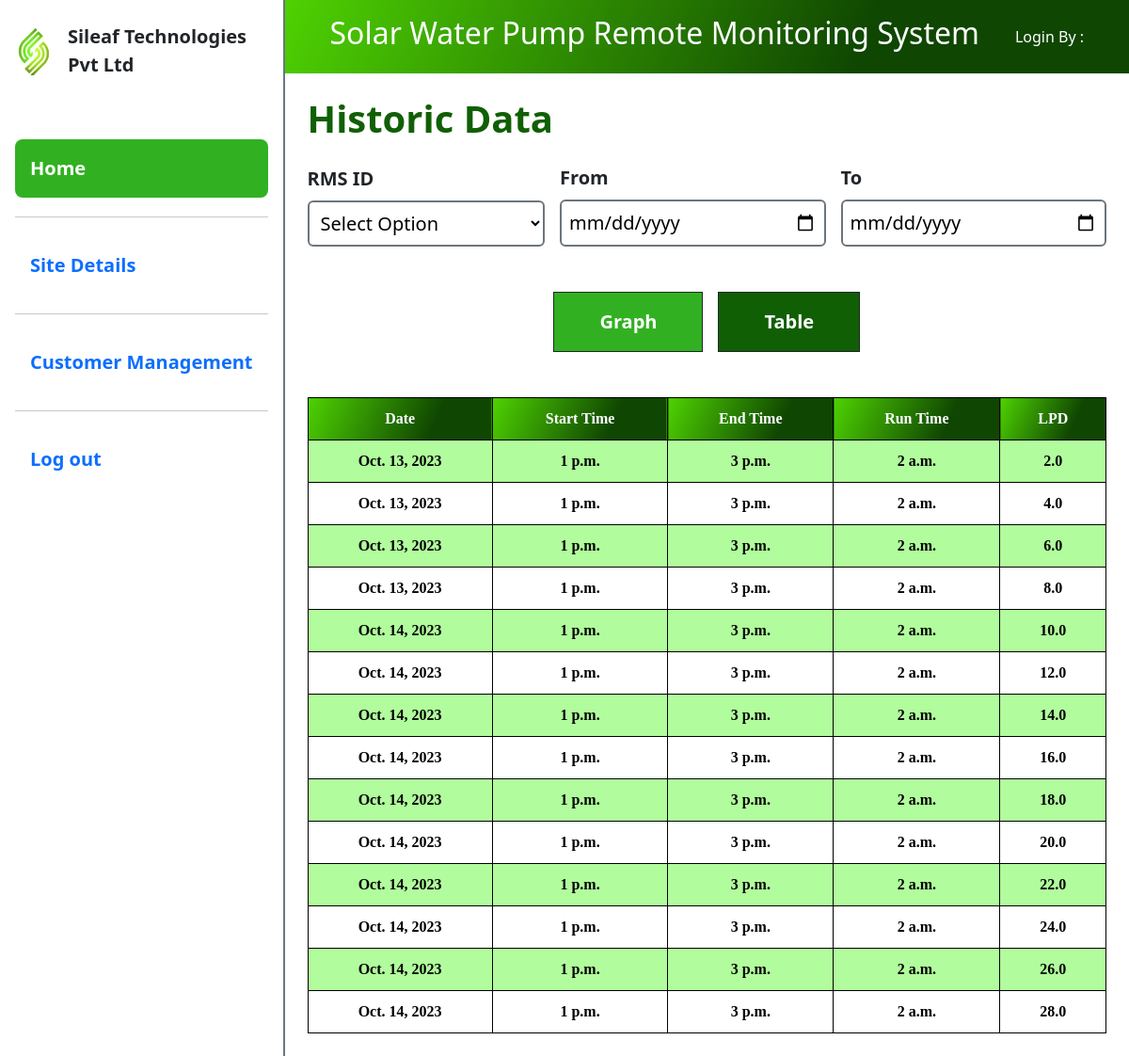
/history_table/rms/, run on an earlier commit of the app's database.
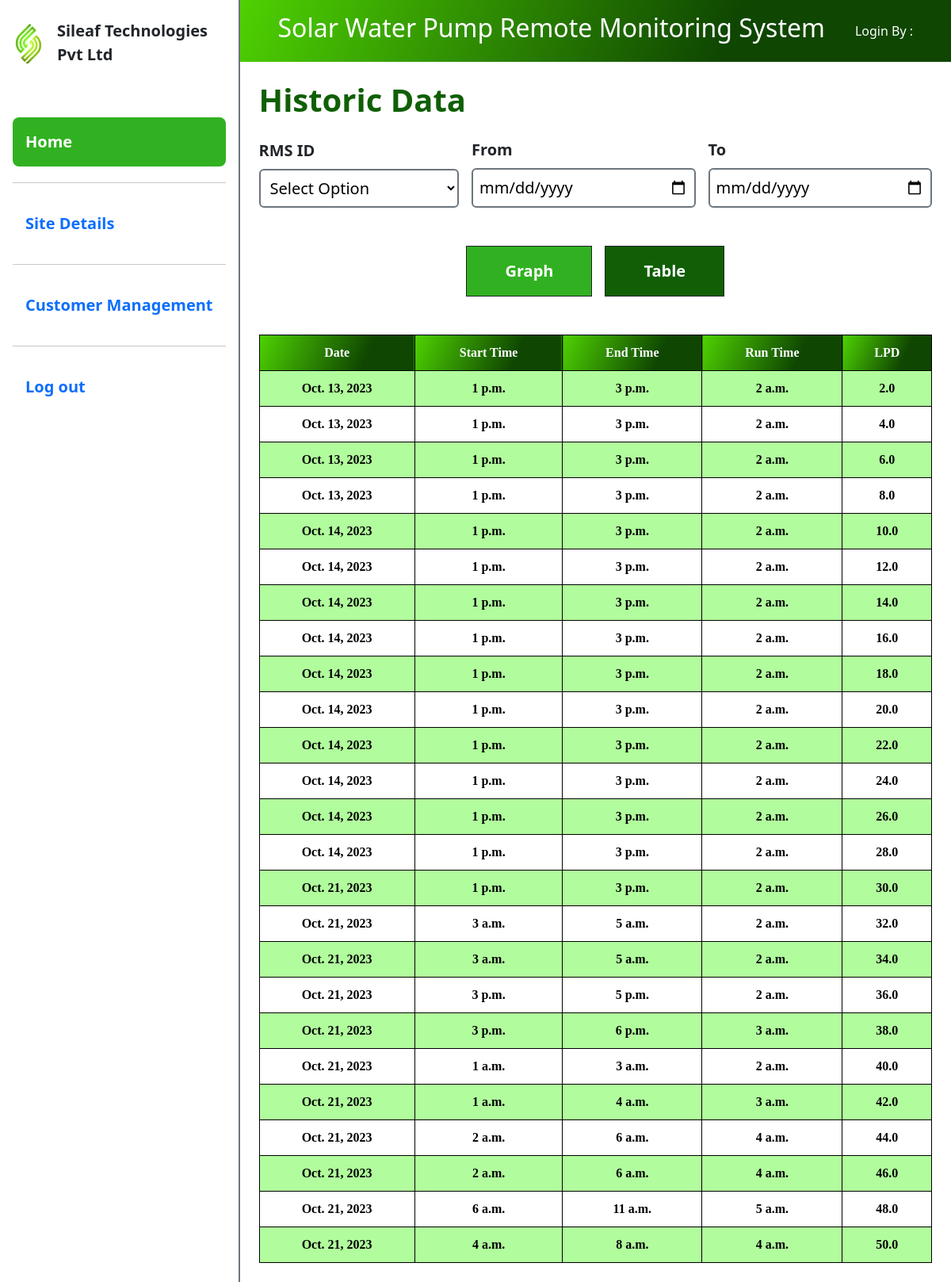
And on a later commit of the database.
### node/models.py (models this page shows)
class water_tank_records(models.Model): # this is for storing one all post request
    rms = models.CharField(max_length=300,blank=True,null=True)
    cumulative_lpd = models.FloatField(max_length=300,blank=True,null=True)
    current_lpm = models.FloatField(max_length=300,blank=True,null=True)
    voltage = models.FloatField(max_length=300,blank=True,null=True)
    current = models.FloatField(max_length=300,blank=True,null=True)
    power = models.FloatField(max_length=300,blank=True,null=True)
    wattage = models.FloatField(max_length=300,blank=True,null=True)
    present_lpm = models.FloatField(max_length=300,blank=True,null=True)
    start_time = models.TimeField(blank=True,null=True)
    stop_time = models.TimeField(blank=True,null=True)
    run_time_today = models.TimeField(blank=True,null=True)
    signal_strength = models.CharField(max_length=300,blank=True,null=True)
    time = models.TimeField(auto_now=True,blank=True,null=True)
    date = models.DateField(auto_now=True,blank=True,null=True)

### node/views.py (the view)
# urls.py: path("history_table/<str:rms>/",views.history_table,name='history_table'),
def history_table(request,rms):
    data =  water_tank_records.objects.filter(rms=rms).reverse()
    data2 =  water_tank.objects.all()
    return render(request,'tableHistoricData.html',{"data":data,"data2":data2})

### templates/tableHistoricData.html (shortened to what this page needs)
{% load static %}
<!DOCTYPE html>
<html lang="en">
<head>
  <link rel="stylesheet" href="{% static 'styles.css' %}">
  <link href="https://cdn.jsdelivr.net/npm/bootstrap@5.3.2/dist/css/bootstrap.min.css" rel="stylesheet" />
</head>
<body>
  <div class="container-fluid d-flex flex-column flex-md-row p-0" style="min-height: 100vh;">
    <div class="w-auto flex-lg-shrink-0 d-flex flex-column gap-5 px-3 py-2 border border-2 border-start-0 border-top-0 border-bottom-0 border-secondary">
      <div class="w-100 d-flex gap-3 align-items-center">
        <div class="w-100 d-flex align-items-center justify-content-between gap-3">
          <div class="d-flex align-items-center gap-3 py-3">
            <img class="" style="width: 40px;" src="{% static 'images/logo.jpg' %}" alt="Icon">
            <span class="fs-5 fw-bold">Sileaf Technologies <br> Pvt Ltd</span>
          </div>
        </div>
      </div>
      <nav id="nav" class="w-100 d-none d-md-flex flex-column gap-1 py-3 py-md-0">
        <a href="/" class="active d-flex d-md-block py-0 py-md-3 px-3 text-decoration-none rounded-3"><span class="w-100 py-3 fw-semibold fs-5">Home</span></a>
        <hr>
        <a href="/site_details" class="d-flex d-md-block py-0 py-md-3 px-3 text-decoration-none rounded-3"><span class="w-100 py-3 fw-semibold fs-5">Site Details</span></a>
        <hr>
        <a href="/costumer_management/" class="d-flex d-md-block py-0 py-md-3 px-3 text-decoration-none rounded-3"><span class="w-100 py-3 fw-semibold fs-5">Customer Management</span></a>
        <hr>
        <a href="/logout" class="d-flex d-md-block py-0 py-md-3 px-3 text-decoration-none rounded-3"><span class="w-100 py-3 fw-semibold fs-5">Log out</span></a>
      </nav>
    </div>
    <div class="w-100 h-100" style="max-height: 100vh; overflow-y: scroll;">
      <div class="100">
        <div class="w-100 d-md-flex align-items-center justify-content-between gap-3 py-3 px-3 px-md-5 text-white" style="background: linear-gradient(114.3deg, rgb(78, 209, 2) 0.2%, rgb(15, 70, 1) 68.5%);">
            <h2>Solar Water Pump Remote Monitoring System</h2>
            <div>
              <span class="fw-medium">Login By : </span> {{request.user.username}} <br> </div>
        </div>
      </div>
      <div class="w-100 p-4">
        <div class="w-100">
          <h2 class="w-100 fs-1 fw-semibold mb-4" style="color: #105f05;">Historic Data</h2>
          <div class="w-100 d-flex align-items-center gap-3 justify-content-between flex-wrap mb-5">
            <div class="flex-grow-1 d-flex flex-column gap-2">
              <label class="fs-5 fw-semibold" for="rms-selector">RMS ID</label>
              <select class="bg-white border border-2 border-secondary p-2 rounded-2 fs-5" placeholder="RMS ID" id="rms-selector">
                <option aria-placeholder="" value="Select Option" disabled selected>Select Option</option>
              </select>
            </div>
            <div class="flex-grow-1 d-flex flex-column gap-2">
              <label class="fs-5 fw-semibold" for="start_date">From</label>
              <input class="bg-white border border-2 border-secondary p-2 rounded-2 fs-5" type="date" class="RMSIDInput" id="start_date">
            </div>
            <div class="flex-grow-1 d-flex flex-column gap-2">
              <label class="fs-5 fw-semibold" for="stop_date">To</label>
              <input class="bg-white border border-2 border-secondary p-2 rounded-2 fs-5" type="date" class="RMSIDInput" id="stop_date">
            </div>
          </div>
          <div class="w-100 d-flex justify-content-center gap-3 mb-5">
            <a class="p-3 px-5 border border-1 border-dark fw-semibold fs-5 text-decoration-none text-white" style="background-color: #31b121; cursor: pointer;" id="btn-search-graph">Graph</a>
            <a class="p-3 px-5 border border-1 border-dark fw-semibold fs-5 text-decoration-none text-white" style="background-color: #105f05; cursor: pointer;" id="btn-search">Table</a>
          </div>
          <div class="w-100 table-responsive">
            <table class="w-100 tableData mx-0">
              <tr>
                <th>Date</th>
                <th>Start Time</th>
                <th>End Time</th>
                <th>Run Time</th>
                <th>LPD</th>
              </tr>
              {% for i in data %}
              <tr>
                <td>{{i.date}}</td>
                <td>{{i.start_time}}</td>
                <td>{{i.stop_time}}</td>
                <td>{{i.run_time_today }}</td>
                <td>{{i.cumulative_lpd }}</td>
              </tr>
              {% endfor %}
            </table>
          </div>
      </div>
    </div>
  </div>
</body>
</html>

### static/styles.css (style rules this page uses)
body { background-size: cover; background-repeat: repeat; background-position: center; background-color: rgb(231, 226, 226); }
th, td { padding: 15px; color: #000000; }
table { align-self: center; text-align: left; color: rgb(255, 255, 255); font-family: Cambria, Cochin, Georgia, Times, 'Times New Roman', serif; font-size: medium; font-weight: bold; border-color: #161616; }
* { box-sizing: border-box; }
.navbartable th, td { padding: 0px; color: #ffffff; text-align: center; }
.tableData { font-family: Arial, Helvetica, sans-serif; border-collapse: collapse; width: 100%; align-items: start; border: 1px solid #1e0db6; text-align: center; }
.tableData { font-family: Cambria, Cochin, Georgia, Times, 'Times New Roman', serif; border-collapse: collapse; width: 95%; align-items: start; border: 1px solid #1e0db6; text-align: center; font-family: Cambria, Cochin, Georgia, Times, 'Times New Roman', serif; color: black; margin-left:6%; margin-right:0%; padding: 0%; }
.tableData td, .tableFault th { border: 1px solid #000000; padding: 10px; font-family: Cambria, Cochin, Georgia, Times, 'Times New Roman', serif; color: black; }
.tableData tr:nth-child(even) { background-color: #b1fd9d; }
.tableData tr:nth-child(odd) { background-color: rgb(255, 255, 255); }
.tableData th { padding-top: 10px; padding-bottom: 10px; text-align: center; background: linear-gradient(114.3deg, rgb(78, 209, 2) 0.2%, rgb(15, 70, 1) 68.5%); color: rgb(255, 255, 255); border-color: rgb(0, 0, 0); align-items:flex-start; align-content: center; align-self:auto; border: 1px solid #000000; font-family: Cambria, Cochin, Georgia, Times, 'Times New Roman', serif; }

### templates/tableHistoricData.html (style rules this page uses)
* { padding: 0%; margin: 0%; box-sizing: border-box; }
.active { background-color: #31b121; color: white; }

What changed in the data, as far as the page shows it:
added water_tank_records: date "Oct. 21, 2023", start_time "1 p.m.", stop_time "3 p.m.", run_time_today "2 a.m.", cumulative_lpd "30.0"
added water_tank_records: date "Oct. 21, 2023", start_time "3 a.m.", stop_time "5 a.m.", run_time_today "2 a.m.", cumulative_lpd "32.0"
added water_tank_records: date "Oct. 21, 2023", start_time "3 a.m.", stop_time "5 a.m.", run_time_today "2 a.m.", cumulative_lpd "34.0"
added water_tank_records: date "Oct. 21, 2023", start_time "3 p.m.", stop_time "5 p.m.", run_time_today "2 a.m.", cumulative_lpd "36.0"
added water_tank_records: date "Oct. 21, 2023", start_time "3 p.m.", stop_time "6 p.m.", run_time_today "3 a.m.", cumulative_lpd "38.0"
added water_tank_records: date "Oct. 21, 2023", start_time "1 a.m.", stop_time "3 a.m.", run_time_today "2 a.m.", cumulative_lpd "40.0"
added water_tank_records: date "Oct. 21, 2023", start_time "1 a.m.", stop_time "4 a.m.", run_time_today "3 a.m.", cumulative_lpd "42.0"
added water_tank_records: date "Oct. 21, 2023", start_time "2 a.m.", stop_time "6 a.m.", run_time_today "4 a.m.", cumulative_lpd "44.0"
added water_tank_records: date "Oct. 21, 2023", start_time "2 a.m.", stop_time "6 a.m.", run_time_today "4 a.m.", cumulative_lpd "46.0"
added water_tank_records: date "Oct. 21, 2023", start_time "6 a.m.", stop_time "11 a.m.", run_time_today "5 a.m.", cumulative_lpd "48.0"
added water_tank_records: date "Oct. 21, 2023", start_time "4 a.m.", stop_time "8 a.m.", run_time_today "4 a.m.", cumulative_lpd "50.0"
